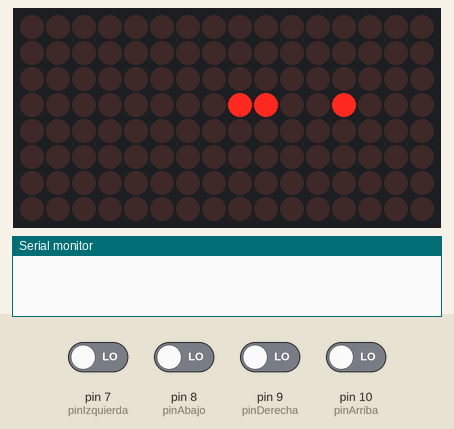
Recording of a sketch running on a simulated Arduino Uno, built with avr-gcc and run on an emulated ATmega328P. On the bench: 16×8 LED matrix, the last lines printed to the serial monitor. The test bench sets the inputs (shaded band); at power-on: pin 7 (pinIzquierda), pin 8 (pinAbajo), pin 9 (pinDerecha), pin 10 (pinArriba) LOW. Random numbers use the default seed unless the sketch sets one.

Above: at 1.8 s.
1.9 s: pin 10 (pinArriba) driven HIGH
At 4.8 s:
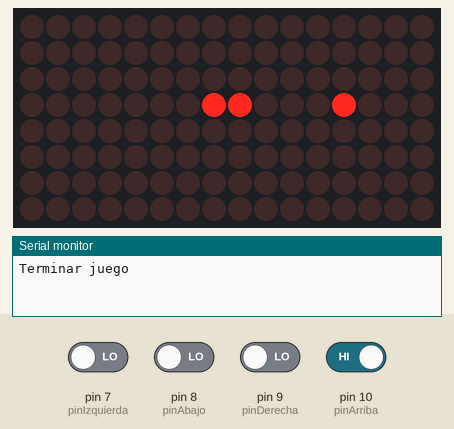
4.9 s: pin 7 (pinIzquierda) driven HIGH and pin 10 (pinArriba) driven LOW
At 6.2 s:
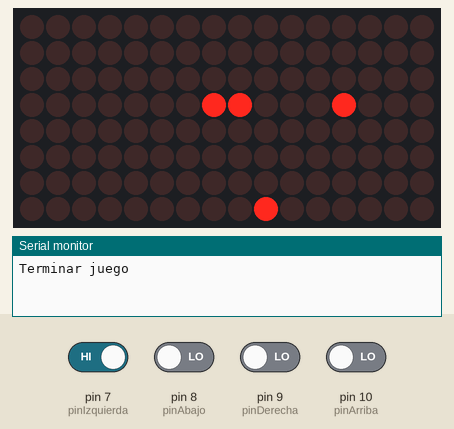
7.9 s: pin 8 (pinAbajo) driven HIGH
At 9.0 s:
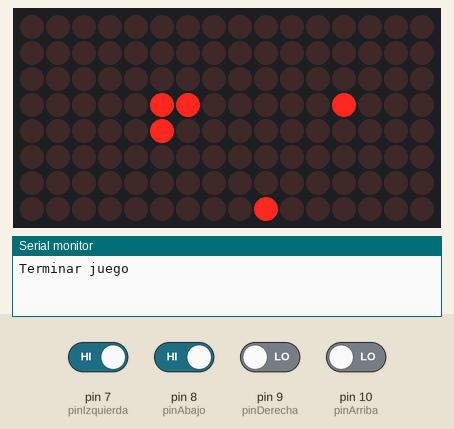
10.9 s: pin 9 (pinDerecha) driven HIGH
At 11.4 s:
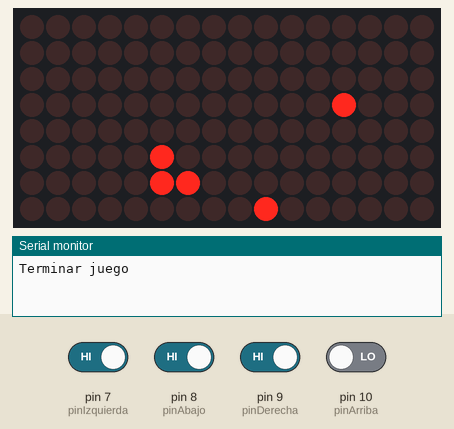
13.9 s: pin 10 (pinArriba) driven HIGH
At 15.3 s:
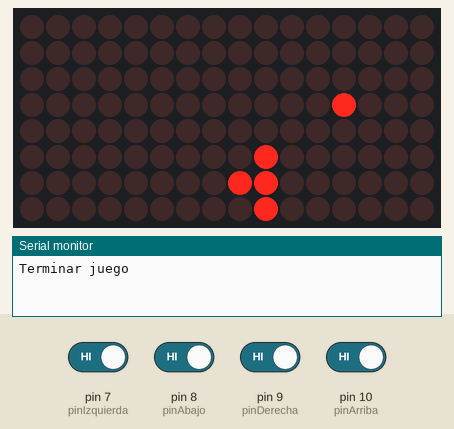
16.9 s: pin 10 (pinArriba) driven LOW
At 17.7 s:
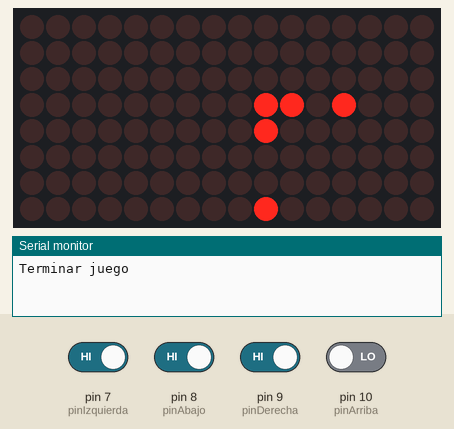
Timing chart, 0 to 19.9 s (numbered marks = the images above; inputs shaded):
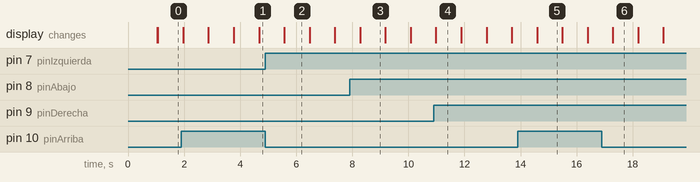

Measured:
- what the display in image 2 shows lasts 0.9 s, from 5.6 s to 6.5 s

The sketch:

sketch-snake.ino
```cpp
#include "LedControl.h"
#include "juegoSnake.h"


LedControl lc = LedControl(13,11,12,2);

//======== Variables Globales
// snake
snake *serpiente;
unsigned long tiempo_snake = 0;
int intervalo = 875; // movimiento del juego
long randomNumber;

// pines
int pinArriba = 10;
int pinAbajo = 8;
int pinDerecha = 9;
int pinIzquierda = 7;
// var del programa
char modo_juego; // m:mensaje, s:snake

void setup() {
  // put your setup code here, to run once:
  Serial.begin(9600);
  /*1er Matriz*/
  lc.shutdown(0, false);
  lc.setIntensity(0,4);
  lc.clearDisplay(0);
  /*2da Matriz*/
  lc.shutdown(1, false);
  lc.setIntensity(1,4);
  lc.clearDisplay(1);

  //======== Inicializar pines ======
  pinMode(pinArriba,INPUT);
  pinMode(pinDerecha,INPUT);
  pinMode(pinAbajo,INPUT);
  pinMode(pinIzquierda,INPUT);
 // ======== Inicializar variables del snake ==========
  direccionM = 'R'; // El movimiento inicial sera hacia la derecha (right)
  serpiente = new snake(); // Unica instancia del snake
 // ======== Inicializar variables del programa =======
  modo_juego = 'm'; // Inicia en modo mensaje.
}


void loop() {
  // put your main code here, to run repeatedly:
  if(modo_juego == 'm'){
    if(millis() > 1000){
      modo_juego = 's';
      randomSeed(millis()); // para que los enemigos sean RANDOM
    }
  }else{
    for(int i = 0; i < 16; i++)
    {
      if(i <8)
        lc.setColumn(0,i,pantallaSnake[i]);
      else
      lc.setColumn(1,i-8,pantallaSnake[i]);
    }

    // leer direccion de movimient
    if(digitalRead(pinArriba) && (direccionM != 'D'))
      direccionM = 'U';// up
    else if(digitalRead(pinDerecha) && (direccionM != 'L'))
      direccionM = 'R';// Right
    else if(digitalRead(pinAbajo) && (direccionM != 'U'))
      direccionM = 'D'; // Down
    else if(digitalRead(pinIzquierda) && (direccionM != 'R'))
      direccionM = 'L'; // Left

    if(millis() > tiempo_snake + intervalo){

      tiempo_snake = millis();
      int estado = 0; // 0:El juego sigue normal, 1:Generar vida/comida, 2:El jugador perdio
      switch(direccionM){ // Que boton pulso
        case 'U':{estado = movVertical(serpiente, 'U'); }break;
        case 'R':{estado = movHorizontal(serpiente,'R');}break;
        case 'D':{estado = movVertical(serpiente, 'D');}break;
        case 'L':{estado = movHorizontal(serpiente,'L');}break; //estado = movHorizontal(serpiente,'L'); movIzquierda(serpiente);
      }
      switch(estado){
        case 1:{

          colocar_vida(serpiente); // implica que comio
          intervalo = intervalo-5; // incrementar la velocidad del snake
        }break;
        case 2:{ // perdio el juego
          Serial.println("Terminar juego");
          //Serial.println(serpiente->get_comidaIngerida());
          // Si desea volver a jugar debemos reiniciar todas las variables de snake y luego retornar al mensaje.
          serpiente = new snake();
          reiniciar_snake();
          modo_juego = 'm';

        }break;
      }
    }
  }
}
```

juegoSnake.h
```cpp
//========== Variables globales ===
byte pantallaSnake[16] = {0,0,0,0,0,0,0,16,16,0,0,0,16,0,0,0}; // matriz de 16 * 8, ( vista desde el punto de "BYTES")
char direccionM; // indica la direccion actual del snake (izq,der..etc)


class nodo{
  public:
  int columna;
  int fila;
};


class snake{

  private:
  nodo cuerpo_snake[256];
  int comida_ingerida = 0;
  public:
  int longitud; // longitud del snake

  snake()
  {
    nodo cola = {7,4};
    nodo cabeza = {8,4};
    cuerpo_snake[0] = cola;
    cuerpo_snake[1] = cabeza;
    longitud = 2; // tamaño inicial del snake
  }
  nodo getCola(){
    return cuerpo_snake[0]; // la cola nunca se mueve de posicion.
  }
  nodo getCabeza(){
    return cuerpo_snake[longitud-1]; // retorna la cabeza del snake
  }
  void setCabeza(nodo nuevo)
  {
    cuerpo_snake[longitud-1] = nuevo;
  }
  void update_cuerpo() // actualiza todo el cuerpo del snake para saber en que posicion va
  {
    //nodo nuevo = {8,4};
    for(int i = 0; i <= longitud-2; i++) // el ciclo no debe iterar la cabeza
    {
      cuerpo_snake[i] = cuerpo_snake[i+1];
    }
  }
  void insertar(int col, int fila){
    nodo nuevo = {col, fila};
    cuerpo_snake[longitud] = nuevo; // insertamos una nueva cabeza al snake
    longitud++; // crece el snake
  }
  void comio(){
    comida_ingerida++;
  }
  int get_comidaIngerida(){
    return comida_ingerida;
  }

};


byte set_vida_enColumna(byte columna_libre) // Busca el espacio vacio en la columna con espacio libre
{
  int vacio;
  for(int f = 0; f < 8; f++) // Iterar en las filas para buscar pos vacia.
  {
     vacio = bitRead(columna_libre,f); // buscar en cada posicion
     if(vacio == 0) // si encuentra un espacio vacio, debe colocar 1 (vida) y actualizar la columna
     {
         bitWrite(columna_libre,f,1); // modificamos la columna
        // pantallaSnake[i] = columna; //Agregamos la columna modificada
         break; // salir del for de filas
     }
  }
  return columna_libre; // retornamos la columna modificada
}


void colocar_vida(snake *serpiente)
{
    nodo cabeza = serpiente->getCabeza();
    int col;
    col = cabeza.columna;
// ==== Buscar una columna libre =====
    //int col_libre = -1;
// 1) Primero buscar un espacio libre usando random...

    int randomNumber = random(0,16);
    //Serial.println(randomNumber);
    byte col_random = pantallaSnake[randomNumber];

    if(col_random != 255){ // implica que la columna random que selecciono, no esta ocupada completamente
      //col_libre = randomNumber;
      byte nueva_columna = set_vida_enColumna(col_random);
      pantallaSnake[randomNumber] = nueva_columna;

    }else if(col > 8){ // colocar mas a la izquierda (ya que random no funciono)

      for(int i =0; i < 16; i ++){ // buscar espacio vacio
        byte columna = pantallaSnake[i];
        if(columna != 255)// hay espacio
        {
          byte nueva_columna = set_vida_enColumna(columna);
          pantallaSnake[i] = nueva_columna;
          break;
        }
      }
    }else{ // colocar mas a la derecha

      for(int i = 15; i >= 0; i --){ // buscar espacio vacio
        byte columna = pantallaSnake[i];
        if(columna != 255)// hay espacio
        {
          byte nueva_columna = set_vida_enColumna(columna);
          pantallaSnake[i] = nueva_columna;
          break;
        }
      }
    }
}


void borrarCola(int col, int fila) // borrar la cola de snake en la pantalla
{
  byte byteCol = pantallaSnake[col]; // recuperar el byte donde esta la cola
  bitWrite(byteCol, fila, 0); // borramos el bit
  pantallaSnake[col] = byteCol; // volvemos a colocar la columna (bytes)
}


int movHorizontal(snake *serpiente, char dir) // dir = Right/Left
{
  int estado = 0; // para indicar si colisiono o murio
  //=== 0) Determinar si debe moverse a la derecha o a la izquierda
  int d;
  if(dir == 'R') d = 1;
  else d = -1;
  //== 1) Recuperar cabeza y columna siguiente a donde se movera.
  nodo cabeza = serpiente -> getCabeza();
  int colSiguiente = cabeza.columna + d; // -1: izquierda, +1 Derecha
  // == 1.1) Verificar si se salio de la pantalla (murio)
  if(colSiguiente>15 || colSiguiente<0){
    estado = 2; // murio
    return estado;
  }
  byte nuevo = pantallaSnake[colSiguiente]; // la columna donde deseamos colocar la nueva cabeza del snake.
  //== 2) Verificar si hubo colision ( vida o a si mismo)
  if( bitRead(nuevo,cabeza.fila) ){ // comio o choco con su cola?

    serpiente->comio();
    serpiente->insertar(colSiguiente, cabeza.fila);
    bitWrite(nuevo, cabeza.fila, 1 );
    pantallaSnake[colSiguiente] = nuevo; //actualizar matriz
    estado = 1;

  }else{ // movimiento sin colision
    // actualizar la cola del snake
    nodo viejaCola = serpiente->getCola();
    borrarCola(viejaCola.columna, viejaCola.fila); // borrar de la pantalla
    serpiente->update_cuerpo();
    nuevo = pantallaSnake[colSiguiente];
    bitWrite(nuevo, cabeza.fila, 1 );
    pantallaSnake[colSiguiente] = nuevo; //actualizar matriz
    // actualizar la cabeza de la snake
    cabeza.columna = colSiguiente;
    serpiente->setCabeza(cabeza);
  }
  return estado;
}


int movVertical(snake *serpiente, char dir)
{
  int estado = 0; // para indicar si colisiono o murio
  nodo cabeza = serpiente -> getCabeza();
  byte nuevo = pantallaSnake[cabeza.columna];
  int fila_sig;
  if(dir == 'U')
    fila_sig = cabeza.fila+1;
  else
    fila_sig = cabeza.fila-1;

  if(fila_sig>7 || fila_sig<0){
    estado = 2; // murio
    return estado;
  }

  if(bitRead(nuevo,fila_sig)){ // detectar colision

    serpiente->comio();
    serpiente->insertar(cabeza.columna, fila_sig);
    bitWrite(nuevo, fila_sig, 1 );
    pantallaSnake[cabeza.columna] = nuevo; //actualizar matriz
    estado = 1;

  }else{
    nodo viejaCola = serpiente->getCola();
    borrarCola(viejaCola.columna, viejaCola.fila); // borrar de la pantalla
    serpiente->update_cuerpo();

    nuevo = pantallaSnake[cabeza.columna];
    bitWrite(nuevo, fila_sig, 1);
    pantallaSnake[cabeza.columna] = nuevo; // actualizar la matriz
    cabeza.fila = fila_sig;
    serpiente-> setCabeza(cabeza);
  }
  return estado;
}

void reiniciar_snake()
{
  byte reinicio[16] = {0,0,0,0,0,0,0,16,16,0,0,0,16,0,0,0};
  for(int i=0; i<16; i++)
      pantallaSnake[i]= reinicio[i];
  direccionM = 'R'; // indica la direccion actual del snake (izq,der..etc)
}
/*
void movIzquierda(snake *serpiente)
{
  // actualizar la cola del snake
  nodo viejaCola = serpiente->getCola();
  borrarCola(viejaCola.columna, viejaCola.fila); // borrar de la pantalla
  serpiente->update_cuerpo();

  nodo cabeza = serpiente -> getCabeza();
  int colSiguiente = cabeza.columna -1;
  byte nuevo = pantallaSnake[colSiguiente]; // la columna donde deseamos colocar la nueva cabeza del snake.
  bitWrite(nuevo, cabeza.fila, 1 );
  pantallaSnake[colSiguiente] = nuevo; //actualizar matriz
  // actualizar la cabeza de la snake
  cabeza.columna = colSiguiente;
  serpiente->setCabeza(cabeza);

}*/


/*
void movAbajo(snake *serpiente)
{
  nodo viejaCola = serpiente->getCola();
  borrarCola(viejaCola.columna, viejaCola.fila); // borrar de la pantalla
  serpiente->update_cuerpo();

  nodo cabeza = serpiente -> getCabeza();
  byte nuevo = pantallaSnake[cabeza.columna];
  bitWrite(nuevo, cabeza.fila-1, 1);
  pantallaSnake[cabeza.columna] = nuevo; // actualizar la matriz
  cabeza.fila = cabeza.fila -1;
  serpiente-> setCabeza(cabeza);
}
*/
```
